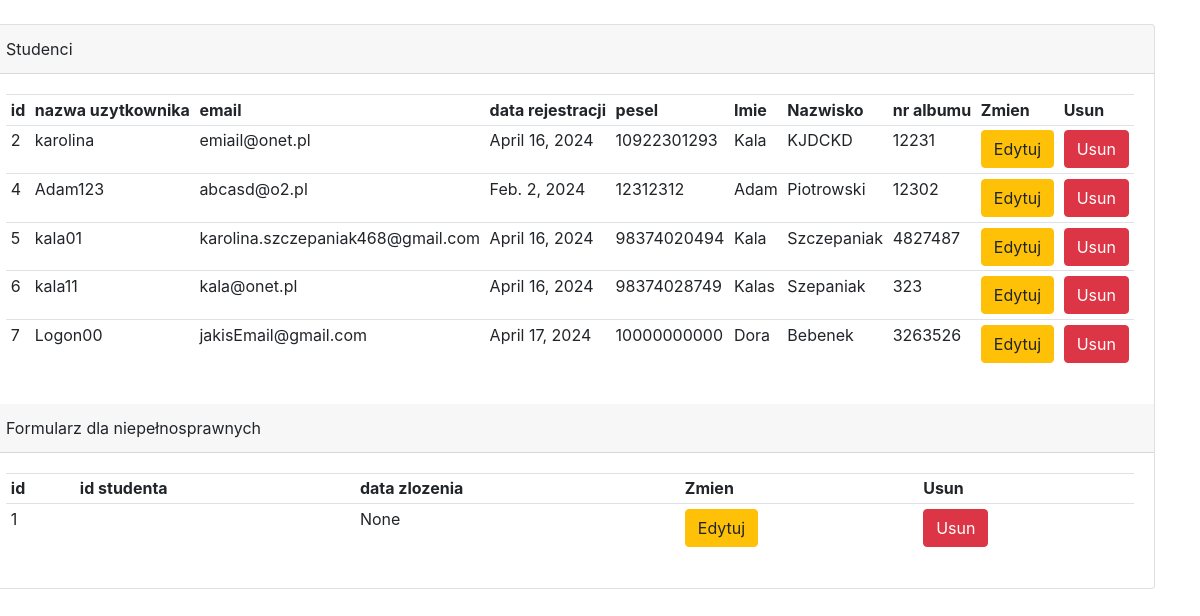
Page /admin_tables on the earlier database version.
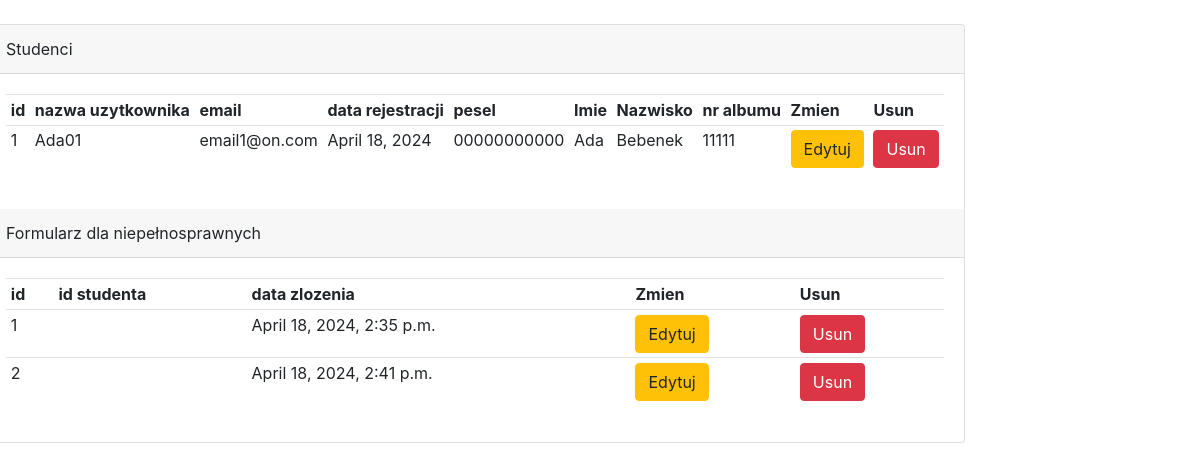
Same page on the later database version.
### api/models.py (models this page shows, shortened)
class Student(AbstractBaseUser):
    id_student = models.IntegerField(primary_key=True, blank=True)
    nazwa_uzytkownika = models.CharField(null=True, unique=True, max_length = 20)
    email = models.CharField(null=True, unique = True, max_length = 60)
    data_rejestracji = models.DateField(null=True)
    ikonka = models.ImageField(null=True, max_length = 50, blank=True, upload_to='dokumenty/ikonki')
    pesel = models.CharField(null=True, unique = True, max_length=11, validators=[validate_digits_only])
    imie = models.CharField(null=True, max_length=20)
    nazwisko = models.CharField(null=True, max_length=35)
    zalaczniki = models.FileField(null=True, upload_to='dokumenty/zalaczniki', blank = True)
    numer_telefonu = models.CharField(null=True, unique = True, max_length=9, validators=[validate_digits_only])
    semestr = models.CharField(null=True, max_length=1, validators=[validate_digits_only])
    numer_albumu = models.CharField(null=True, max_length=5, validators=[validate_digits_only])
    rok_studiow = models.CharField(null=True, max_length=1, validators=[validate_digits_only])
    kierunek = models.ForeignKey(Kierunek, on_delete=models.CASCADE)
    numer_konta_bankowego = models.CharField(null=True, max_length=26, validators=[validate_digits_only])
    USERNAME_FIELD = 'nazwa_uzytkownika'
    REQUIRED_FIELDS = ['email']

class Formularz(models.Model):
    id_formularza = models.IntegerField(primary_key=True)
    typ_stypendium = models.CharField(null=True, blank=True, max_length=30)
    id_student = models.IntegerField(null=True, blank=True)
    data_zlozenia = models.DateTimeField(null=True, blank=True)
    przychod_bez_podatku = models.FloatField(null=True, blank=True)
    srednia_ocen = models.FloatField(null=True, blank=True)
    dodatkowe_informacje = models.TextField(null=True, blank=True)
    plik_orzeczenie = models.ImageField(null=True, blank=True, upload_to='dokumenty/orzeczenia')
    id_osiagniecia = models.IntegerField(null=True, blank=True)
    oswiadczenie_prawo_o_szkolnictwie = models.BooleanField(default=False)
    oswiadczenie_gospodarstwo_domowe = models.BooleanField(default=False)
    oswiadczenie_dochody = models.BooleanField(default=False)
    zalacznik = models.FileField(null=True, blank=True, upload_to='dokumenty/zalaczniki')
    stopien_niepelnosprawnosci = models.ForeignKey('StopienNiepelnosprawnosci', on_delete=models.CASCADE)
    symbol_niepelnosprawnosci = models.ForeignKey('SymbolNiepelnosprawnosci', on_delete=models.CASCADE)
    charakter_stopnia_niepelnosprawnosci = models.TextField(null=True, blank=True, max_length=100)
    data_rozpoczecia_orzeczenia = models.DateField(null=True, blank=True)
    data_konca_orzeczenia = models.DateField(null=True, blank=True)
    aktualny_semestr = models.ForeignKey('AktualnySemestr', on_delete=models.CASCADE)
    semestr_studenta = models.ForeignKey('SemestrStudenta', on_delete=models.CASCADE)
    zalacznik_niepelnosprawnosc = models.FileField(null=True, blank=True, upload_to='dokumenty/zalaczniki_niepelnosprawnosci')

### api/views.py (the view)
# urls.py: path('admin_tables', PanelAdmina, name='admin_tables'),
def PanelAdmina(request):
    student = Student.objects.all()
    formularz = Formularz.objects.all()
    context = {'student': student , 'formularz': formularz}
    return render(request, 'website/admin_tables.html', context)

### api/templates/website/admin_tables.html
{% extends 'navbar.html' %}
{% block content %}
    <br>
    <div class="row">
        <div class="card ">
                <div class="card-header">
                    Studenci
                </div>
                <div class="card-body">
                    <table class="table table-sm ">
                        <tr>
                            <th>id</th>
                            <th>nazwa uzytkownika</th>
                            <th>email</th>
                            <th>data rejestracji</th>
                            <th>pesel</th>
                            <th>Imie</th>
                            <th>Nazwisko</th>
                            <th>nr albumu</th>
                            <th>Zmien</th>
                            <th>Usun</th>
                        </tr>
                        {% for students in student %}
                            <tr>
                                <td>{{students.id_student}}</td>
                                <td>{{students.nazwa_uzytkownika}}</td>
                                <td>{{students.email}}</td>
                                <td>{{students.data_rejestracji}}</td>
                                <td>{{students.pesel}}</td>
                                <td>{{students.imie}}</td>
                                <td>{{students.nazwisko}}</td>
                                <td>{{students.numer_albumu}}</td>
                                <td><a class="btn btn-warning" href="{% url 'edytuj_studenta' students.id_student %}">Edytuj</a></td>
                                <td><a class="btn btn-danger" href="{% url 'usun_studenta' students.id_student %}" >Usun</a></td>
                        {% endfor %}
                    </table>
                </div>
                <div class="card-header">
                    Formularz dla niepełnosprawnych
                </div>
                <div class="card-body">
                    <table class="table table-sm ">
                        <tr>
                            <th>id</th>
                            <th>id studenta</th>
                            <th>data zlozenia</th>
                            <th>Zmien</th>
                            <th>Usun</th>
                        </tr>
                        {% for form in formularz %}
                            <tr>
                                <td>{{form.id_formularza}}</td>
                                <td>{{form.id_studenta}}</td>
                                <td>{{form.data_zlozenia}}</td>
                                <td><a class="btn btn-warning" href="{% url 'edytuj_form_niepelno' form.id_formularza %}">Edytuj</a></td>
                                <td><a class="btn btn-danger" href="{% url 'usun_form_niepelno' form.id_formularza %}" >Usun</a></td>
                            </tr>
                        {% endfor %}
                    </table>
                </div>
        </div>
    </div>
{% endblock %}

### api/templates/navbar.html (shortened to what this page needs)
<DOCTYPE html>
    <html lang="pl">
    <head>
        <link rel="stylesheet" href="https://cdn.jsdelivr.net/npm/bootstrap@4.0.0/dist/css/bootstrap.min.css">
    </head>
<body>
    {% block content %}
    {% endblock %}
</body>
</html>

Differences in the rows shown:
removed Student: id_student "2", nazwa_uzytkownika "karolina", email "emiail@onet.pl", data_rejestracji "April 16, 2024", pesel "10922301293", imie "Kala", nazwisko "KJDCKD", numer_albumu "12231"
removed Student: id_student "4", nazwa_uzytkownika "Adam123", email "abcasd@o2.pl", data_rejestracji "Feb. 2, 2024", pesel "12312312", imie "Adam", nazwisko "Piotrowski", numer_albumu "12302"
removed Student: id_student "5", nazwa_uzytkownika "kala01", email "karolina.szczepaniak468@gmail.com", data_rejestracji "April 16, 2024", pesel "98374020494", imie "Kala", nazwisko "Szczepaniak", numer_albumu "4827487"
removed Student: id_student "6", nazwa_uzytkownika "kala11", email "kala@onet.pl", data_rejestracji "April 16, 2024", pesel "98374028749", imie "Kalas", nazwisko "Szepaniak", numer_albumu "323"
removed Student: id_student "7", nazwa_uzytkownika "Logon00", email "jakisEmail@gmail.com", data_rejestracji "April 17, 2024", pesel "10000000000", imie "Dora", nazwisko "Bebenek", numer_albumu "3263526"
added Student: id_student "1", nazwa_uzytkownika "Ada01", email "email1@on.com", data_rejestracji "April 18, 2024", pesel "00000000000", imie "Ada", nazwisko "Bebenek", numer_albumu "11111"
changed Formularz id 1: data_zlozenia "None" → "April 18, 2024, 2:35 p.m."
added Formularz: id_formularza "2", data_zlozenia "April 18, 2024, 2:41 p.m."
